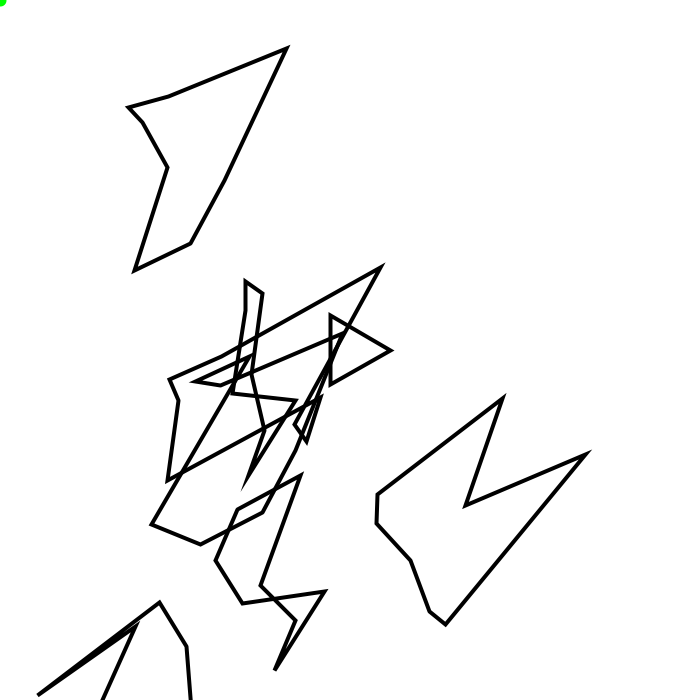
Frame 1 (no input)
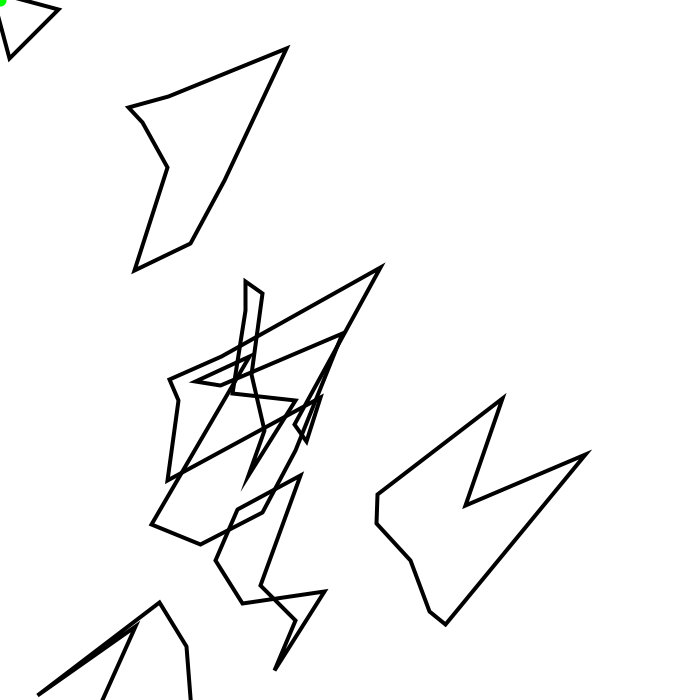
Frame 60 (the mouse pressed at the canvas centre just before this capture)
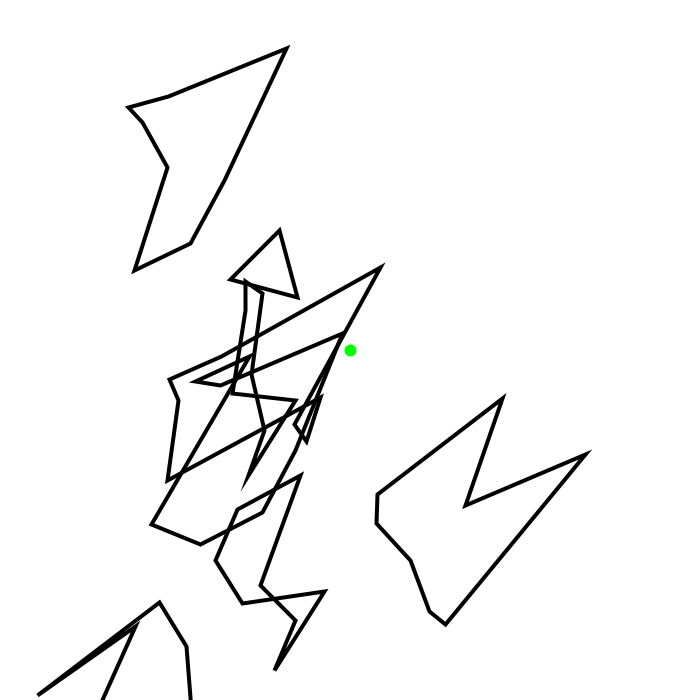
Frame 120 (the mouse held since frame 60 and released just before this capture)

The Processing sketch that drew these frames (run headless with seeded random() and noise(); from frame 60 on, the mouse is pressed at the canvas centre):

// Processing sketch: CollisionDetectionForN_SidedPolygon
// ── CollisionDetectionForN_SidedPolygon.pde
ArrayList<Shape> shapes;

Vehicle vehicle;
float getX(float x) {
  return map(x, -100, 100, 0, width);
}
float getY(float y) {
  return map(y, -100, 100, height, 0);
} 
boolean colliding = false;
void setup() {
  size(700, 700);
  shapes = new ArrayList<Shape>();
  for (int i = 0; i < 7; i++) {
    Shape shape = new Shape(8);
    shapes.add(shape);
  }
  vehicle = new Vehicle(0);
  //println(vehicle.a);
  //println(vehicle.b);
  //println(vehicle.c);
} 

PVector getVectorInCartesian(PVector vec) {
  float x = map(vec.x, 0, width, -100, 100);
  float y = map(vec.y, height , 0, -100, 100);
  return new PVector(x, y);
} 

void draw() {
  background(255);
  vehicle.show();
  vehicle.update();
  vehicle.seek(new PVector(mouseX, mouseY));
  //for (Triangle triangle : triangles) {
  //  triangle.show();
  //} 
  for (Shape shape : shapes) {
    shape.show();
  } 
  println(frameRate);
  float x = map(mouseX, 0, width, -100, 100);
  float y = map(mouseY, 0, height, 100, -100);
  PVector p = new PVector(x, y);
  strokeWeight(12);
  stroke(0, 255, 0);
  point(getX(p.x), getY(p.y));
  for (Shape shape : shapes) {
     PVector a = getVectorInCartesian(vehicle.a);
     PVector b = getVectorInCartesian(vehicle.b);
     PVector c = getVectorInCartesian(vehicle.c);
     PVector pos = getVectorInCartesian(vehicle.pos);
     shape.colliding = shape.update(a) || shape.update(b) || shape.update(c) || shape.update(pos);
     
  } 
  
} 
// ── Shape.pde
class Shape {
  int numOfVertices;
  PVector[] vertices;
  PVector pos;
  float r = 20;
  float[] offsets;
  ArrayList<Triangle> triangles;
  boolean colliding = false;
  Shape(int _numOfVertices) {
    numOfVertices = _numOfVertices;
    pos = new PVector(random(-100, 100), random(-100, 100));
    vertices = new PVector[numOfVertices];
    offsets = new float[numOfVertices];
    for (int i = 0; i < offsets.length; i++) {
      offsets[i] = random(-r, r);
    } 
    for (int i = 0; i < vertices.length; i++) {
      float angle = map(i, 0, vertices.length, 0, TWO_PI);
      float x = cos(angle) * r + pos.x + offsets[i];
      float y = sin(angle) * r + pos.y + offsets[i];
      vertices[i] = new PVector(x, y);
    } 
    triangles = new ArrayList<Triangle>();
    for (int i = 0; i < vertices.length; i++) {
      PVector a = pos;
      PVector b = vertices[(i + (vertices.length)) % vertices.length];
      PVector c = vertices[(i + 1) % vertices.length];
      Triangle triangle = new Triangle(a, b, c);
      triangles.add(triangle);
    }
  } 
  boolean update(PVector p) {
    for (Triangle triangle : triangles) {
      if (triangle.checkCollision(p)) {
        //println("asdasd");
        return true;
      } 
    }
    return false;
  } 

  void show() {
    if (colliding) {
      stroke(0, 0, 255);
    } else {
      stroke(0);
    } 
    noFill();
    strokeWeight(4);
    int counter = 0;
    beginShape();
    for (PVector vertex : vertices) {
      //fill(0);
      //text("Vertex:"+counter, getX(vertex.x), getY(vertex.y));
      //noFill();
      vertex(getX(vertex.x), getY(vertex.y));
      counter++;
    } 
    endShape(CLOSE);
  }
} 
// ── Triangle.pde
class Triangle {
  PVector a;
  PVector b;
  PVector c;
  PVector normal;

  Triangle(PVector _a, PVector _c, PVector _b) {
    a = _a;
    b = _b;
    c = _c;
    normal = PVector.sub(b, a).cross(PVector.sub(c, a)).normalize();
  } 
  void show() {
    stroke(255, 0, 0);
    strokeWeight(4);
    //beginShape();
    //vertex(getX(a.x), getY(a.y));
    //vertex(getX(b.x), getY(b.y));
    //vertex(getX(c.x), getY(c.y));
    //endShape(CLOSE);

    line(getX(a.x), getY(a.y), getX(b.x), getY(b.y));
    line(getX(a.x), getY(a.y), getX(c.x), getY(c.y));
    line(getX(b.x), getY(b.y), getX(c.x), getY(c.y));
    //strokeWeight(12);
    //stroke(255, 0, 0);
    //point(getX(a.x), getY(a.y));
    //stroke(0, 255, 0);
    //point(getX(b.x), getY(b.y));
    //stroke(0, 0, 255);
    //point(getX(c.x), getY(c.y));
  } 
  float getArea(PVector A, PVector B, PVector C) {
    PVector area = PVector.sub(B, A).cross(PVector.sub(C, A));
    return area.dot(normal);
  } 
  boolean checkCollision(PVector p) {
    float u = getArea(p, b, c) / getArea(a, b, c);
    float v = getArea(a, p, c) / getArea(a, b, c);
    float w = getArea(a, b, p) / getArea(a, b, c);
    //println(u+","+v+","+w);
    return (u >= 0 && v >=0 && w >= 0 && u <=1 && w <= 1 && v <= 1);
  }
} 
// ── Vehicle.pde
class Vehicle {
  PVector pos;
  PVector a;
  PVector b;
  PVector c;
  float angle;
  float r = 40;
  PVector acc;
  PVector vel;
  Vehicle(float _angle) {
    angle = _angle;
    pos = new PVector(width / 2, height / 2);
    float aX = pos.x + cos(angle) * r;
    float aY = pos.y + sin(angle) * r;
    a = new PVector(aX, aY);
    float bX = pos.x + cos(angle - radians(120)) * r;
    float bY = pos.y + sin(angle - radians(120)) * r;
    b = new PVector(bX, bY);
    float cX = pos.x + cos(angle + radians(120)) * r;
    float cY = pos.y + sin(angle + radians(120)) * r;
    c = new PVector(cX, cY);
    acc = new PVector(0, 0);
    vel = new PVector(0, 0);
  } 
  void update() {
    vel.add(acc);
    pos.add(vel);
    acc.mult(0);
    angle = vel.heading();
    float aX = pos.x + cos(angle) * r;
    float aY = pos.y + sin(angle) * r;
    a = new PVector(aX, aY);
    float bX = pos.x + cos(angle - radians(120)) * r;
    float bY = pos.y + sin(angle - radians(120)) * r;
    b = new PVector(bX, bY);
    float cX = pos.x + cos(angle + radians(120)) * r;
    float cY = pos.y + sin(angle + radians(120)) * r;
    c = new PVector(cX, cY);
    
  }
  void show() {
    stroke(0);
    strokeWeight(4);
    beginShape();
    vertex(a.x, a.y);
    vertex(b.x, b.y);
    vertex(c.x, c.y);
    //vertex(getX(a.x), getY(a.y));
    //vertex(getX(b.x), getY(b.y));
    //vertex(getX(c.x), getY(c.y));
    endShape(CLOSE);
  } 
  void applyForce(PVector f) {
    acc.add(f);
  } 
  void seek(PVector target) {
    PVector desired = PVector.sub(target, pos);
    float d = desired.mag();
    desired.normalize();
    if (d < 100) {
      desired.mult(map(d, 0, 100, 0, 10));
    } else {
      desired.mult(10);
    } 
    //angle = desired.heading();
    PVector steer = PVector.sub(desired, vel);
    steer.limit(0.5);
    applyForce(steer);
  } 
} 
